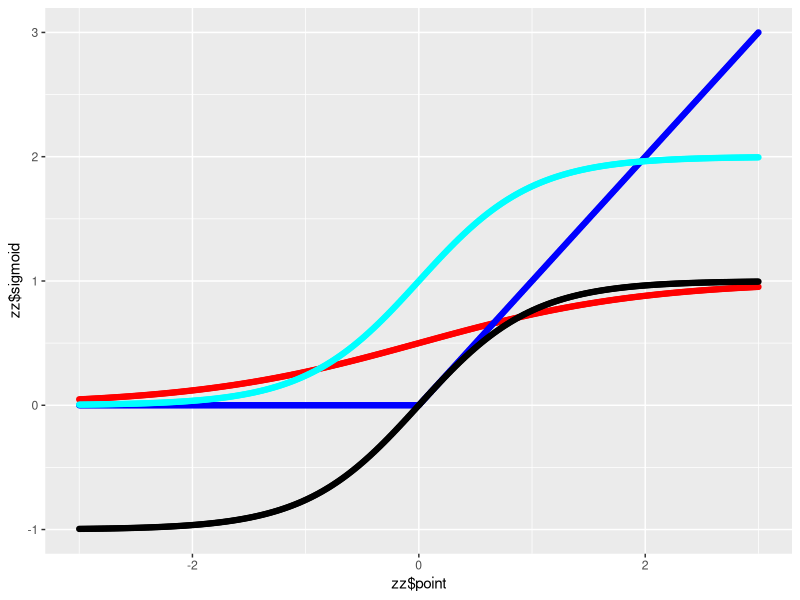

Reproduce this figure in R.
library("ggplot2")

x <- seq(-3, 3, length.out = 501)

sigmoid <- function(x){
  y = exp(-x)
  return(data.frame(sigmoid=1/(1+y), point=x))
}

zz <- sigmoid(x)
relu <- function(x){
  y = c(length(x))
  y[x<0]=0
  y[x>=0]=x[x>=0]
  return(data.frame(relu=y, point=x))
}

zz <- merge(zz,relu(x), by="point")

#sigmoid plot
a <- ggplot(zz)+geom_point(aes(y=zz$sigmoid, x=zz$point), color="red")

#relu plot
a <- a+geom_point(aes(y=zz$relu, x=zz$point), color="blue")

tanh <- function(x){
  y = (exp(2*x)-1)/(exp(2*x)+1)
  return(data.frame(tanh=y, point=x))
}

zz <- merge(zz,tanh(x), by="point")

#tanh plot
a <- a+ geom_point(aes(y=zz$tanh, x=zz$point), color="black")

sigmoid2 <- function(x){
  y = 1/(1+exp(-2*x))
  return(data.frame(sigmoid2=2*y, point=x))
}

zz <- merge(zz,sigmoid2(x), by="point")

#sigmoid2 plot
a <- a+ geom_point(aes(y=zz$sigmoid2, x=zz$point), color="cyan")
a
